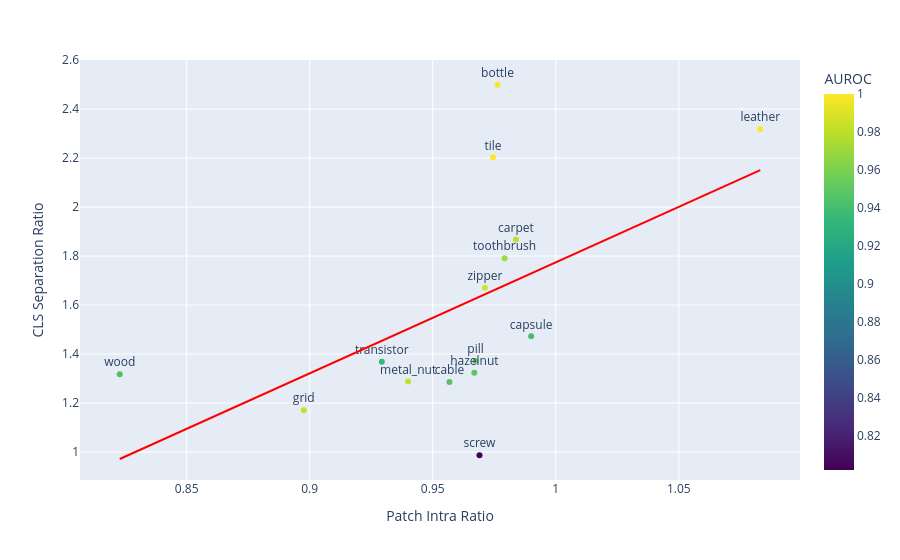

This figure's notebook cell:
### Code cell
fig = px.scatter(combined.reset_index(), x="Patch Intra Ratio", y="CLS Separation Ratio", text="category", hover_name="category", trendline="ols", color="AUROC", color_continuous_scale="Viridis" ) 
fig.data[1].line.color = "red" 
fig.update_traces(textposition="top center") 
fig.show() 
fig.write_image(IMAGE_DIR / "cls_sep_patch_intra_ratio.svg")

### Figure 1 — Plotly figure (JSON) as saved in the notebook; plotly's stock layout.template omitted (floating-point values rounded to 4 significant figures)
{"data": [{"hovertemplate": "<b>%{hovertext}</b><br><br>Patch Intra Ratio=%{x}<br>CLS Separation Ratio=%{y}<br>category=%{text}<br>AUROC=%{marker.color}<extra></extra>", "hovertext": ["tile", "zipper", "toothbrush", "hazelnut", "wood", "grid", "cable", "leather", "metal_nut", "screw", "bottle", "pill", "capsule", "carpet", "transistor"], "legendgroup": "", "marker": {"color": [1.0, 0.987, 0.972, 0.949, 0.944, 0.983, 0.945, 1.0, 0.983, 0.802, 1.0, 0.95, 0.941, 0.98, 0.935], "coloraxis": "coloraxis", "symbol": "circle"}, "mode": "markers+text", "name": "", "orientation": "v", "showlegend": false, "text": ["tile", "zipper", "toothbrush", "hazelnut", "wood", "grid", "cable", "leather", "metal_nut", "screw", "bottle", "pill", "capsule", "carpet", "transistor"], "textposition": "top center", "type": "scatter", "x": [0.9745, 0.9712, 0.9792, 0.9669, 0.8228, 0.8976, 0.9568, 1.083, 0.94, 0.969, 0.9763, 0.9674, 0.99, 0.9838, 0.9293], "xaxis": "x", "y": [2.203, 1.67, 1.791, 1.323, 1.318, 1.171, 1.286, 2.318, 1.288, 0.9871, 2.499, 1.371, 1.473, 1.867, 1.369], "yaxis": "y"}, {"hovertemplate": "<b>OLS trendline</b><br>CLS Separation Ratio = 4.53016 * Patch Intra Ratio + -2.75569<br>R<sup>2</sup>=0.302939<br><br>Patch Intra Ratio=%{x}<br>CLS Separation Ratio=%{y} <b>(trend)</b><extra></extra>", "legendgroup": "", "line": {"color": "red"}, "marker": {"symbol": "circle"}, "mode": "lines", "name": "", "showlegend": false, "textposition": "top center", "type": "scatter", "x": [0.8228, 0.8976, 0.9293, 0.94, 0.9568, 0.9669, 0.9674, 0.969, 0.9712, 0.9745, 0.9763, 0.9792, 0.9838, 0.99, 1.083], "xaxis": "x", "y": [0.9717, 1.311, 1.454, 1.503, 1.579, 1.625, 1.627, 1.634, 1.644, 1.659, 1.667, 1.68, 1.701, 1.729, 2.151], "yaxis": "y"}], "layout": {"coloraxis": {"autocolorscale": false, "colorbar": {"title": {"text": "AUROC"}}, "colorscale": [[0, "#440154"], [0.1111, "#482878"], [0.2222, "#3e4989"], [0.3333, "#31688e"], [0.4444, "#26828e"], [0.5556, "#1f9e89"], [0.6667, "#35b779"], [0.7778, "#6ece58"], [0.8889, "#b5de2b"], [1, "#fde725"]]}, "legend": {"tracegroupgap": 0}, "margin": {"t": 60}, "xaxis": {"anchor": "y", "domain": [0, 1], "title": {"text": "Patch Intra Ratio"}}, "yaxis": {"anchor": "x", "domain": [0, 1], "title": {"text": "CLS Separation Ratio"}}}}
